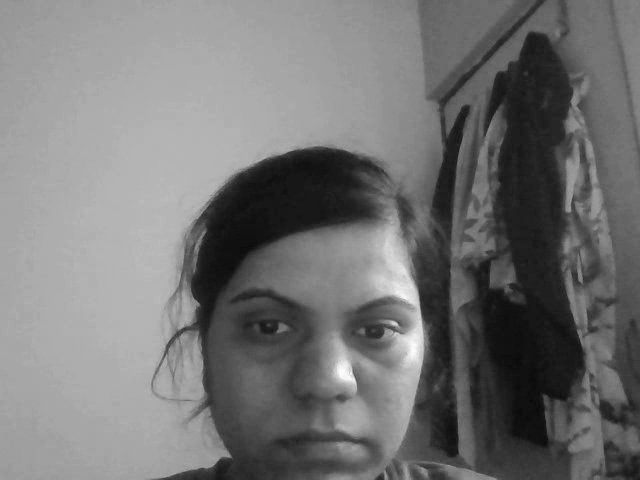
#> input picture frame 16 of video.avi, 640 x 480 px
$ python 'date,text on video.py'
#> lines starting #> are read from the running program, lines starting #| are printed output that depends on the picture
# draw date time and figures on video

import cv2
import datetime


cap = cv2.VideoCapture(r"C:\Users\POONAM KHOT\OneDrive\Documents\Image processing and OpenCV\video.avi")

print("for width===",cap.get(cv2.CAP_PROP_FRAME_WIDTH))
print("for height===",cap.get(cv2.CAP_PROP_FRAME_HEIGHT))

print("width====",cap.get(3))
print("Height===",cap.get(4))


while(cap.isOpened()):
    ret,frame = cap.read()
#> frame is the input picture: shape (480, 640, 3); min 9, max 253, mean 116.1

    if ret == True:
        font = cv2.FONT_HERSHEY_COMPLEX_SMALL
        text = "Height:" + str(cap.get(4))+'width:'+str(cap.get(3))
        frame = cv2.putText(frame,text,(10,20),font,1,(0,155,255),1,cv2.LINE_AA)

        date_data = "Date:"+str(datetime.datetime.now())
        frame = cv2.putText(frame,date_data,(20,50),font,1,(100,5,255),1,cv2.LINE_AA)
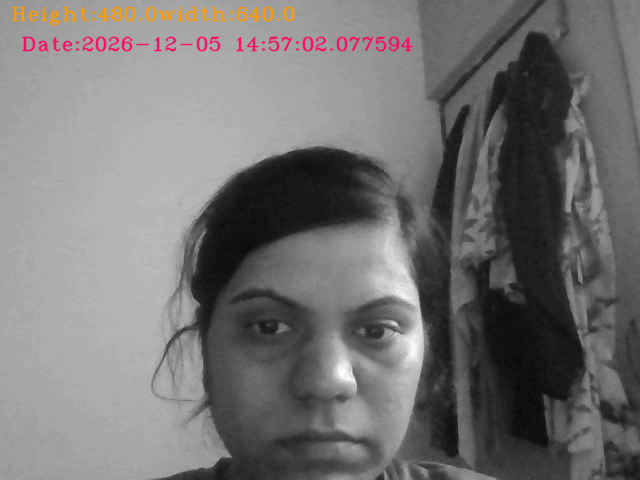
#> frame: shape (480, 640, 3); mean B, G, R 115.2, 115.4, 117


        cv2.imshow("frame",frame)

        if cv2.waitKey(30) & 0xFF == ord("q"):
#> (key q is pressed here)
            break
    else:
        break

cap.release()
cv2.destroyAllWindows()

$ run again, starting later in the video
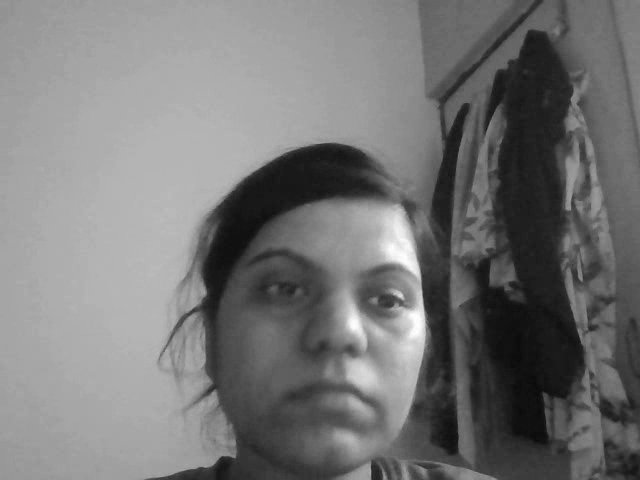
#> input picture frame 74 of video.avi, 640 x 480 px
#> frame is the input picture: shape (480, 640, 3); min 9, max 255, mean 117.8
#> `frame = cv2.putText(frame,date_data,(20,50),font,1,(100,5,255),1,cv2.L..`:
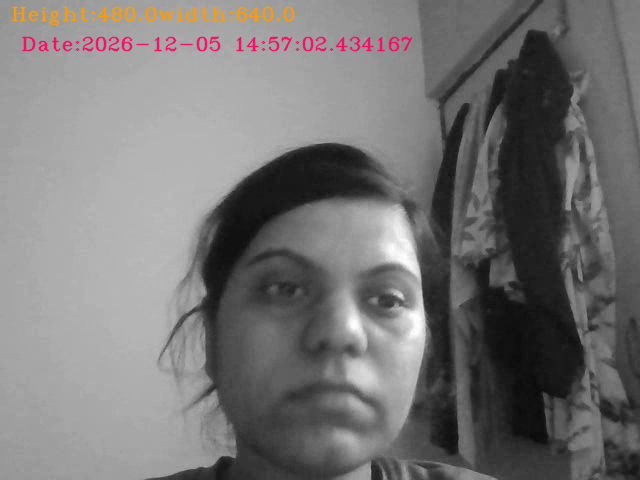
#> frame: shape (480, 640, 3); mean B, G, R 116.9, 117.1, 118.6

$ run again, starting later in the video
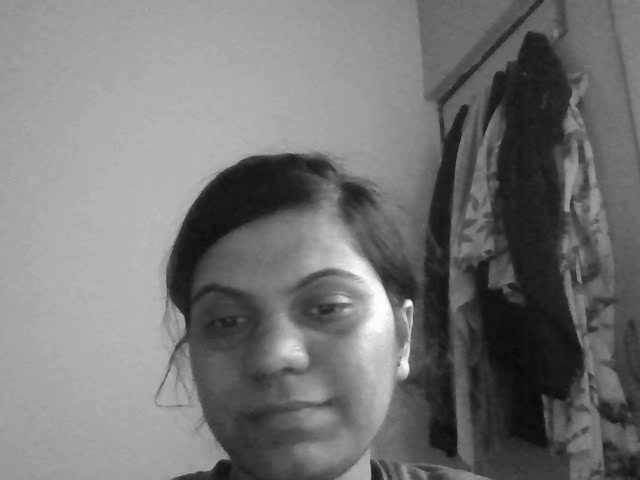
#> input picture frame 132 of video.avi, 640 x 480 px
#> frame is the input picture: shape (480, 640, 3); min 9, max 255, mean 117
#> `frame = cv2.putText(frame,date_data,(20,50),font,1,(100,5,255),1,cv2.L..`:
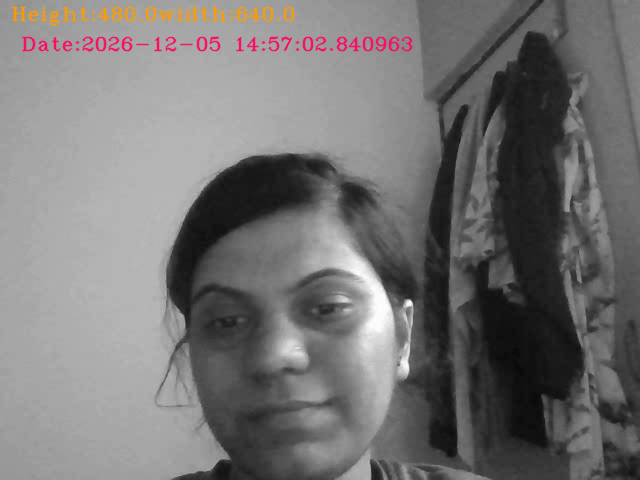
#> frame: shape (480, 640, 3); mean B, G, R 116.1, 116.2, 117.8
